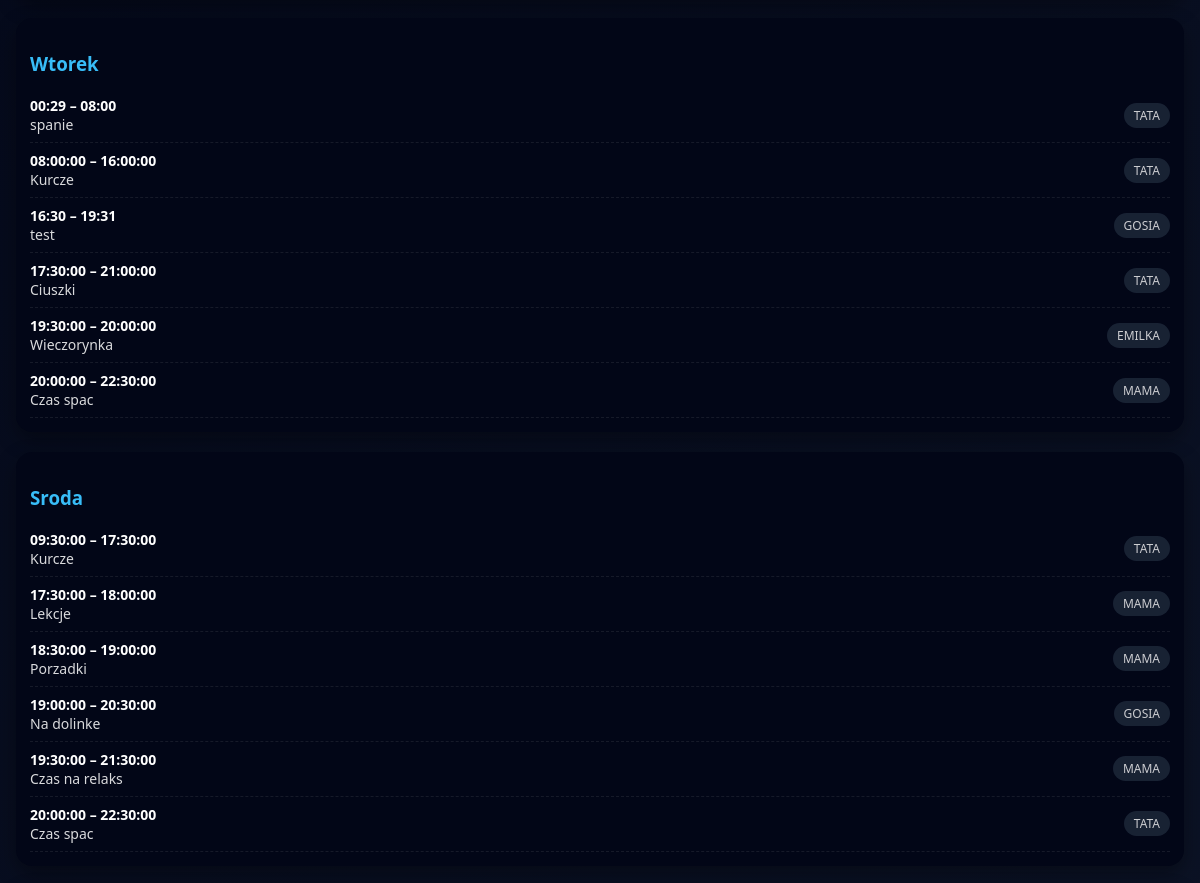
The page /week (middle part) on the database as committed earlier.
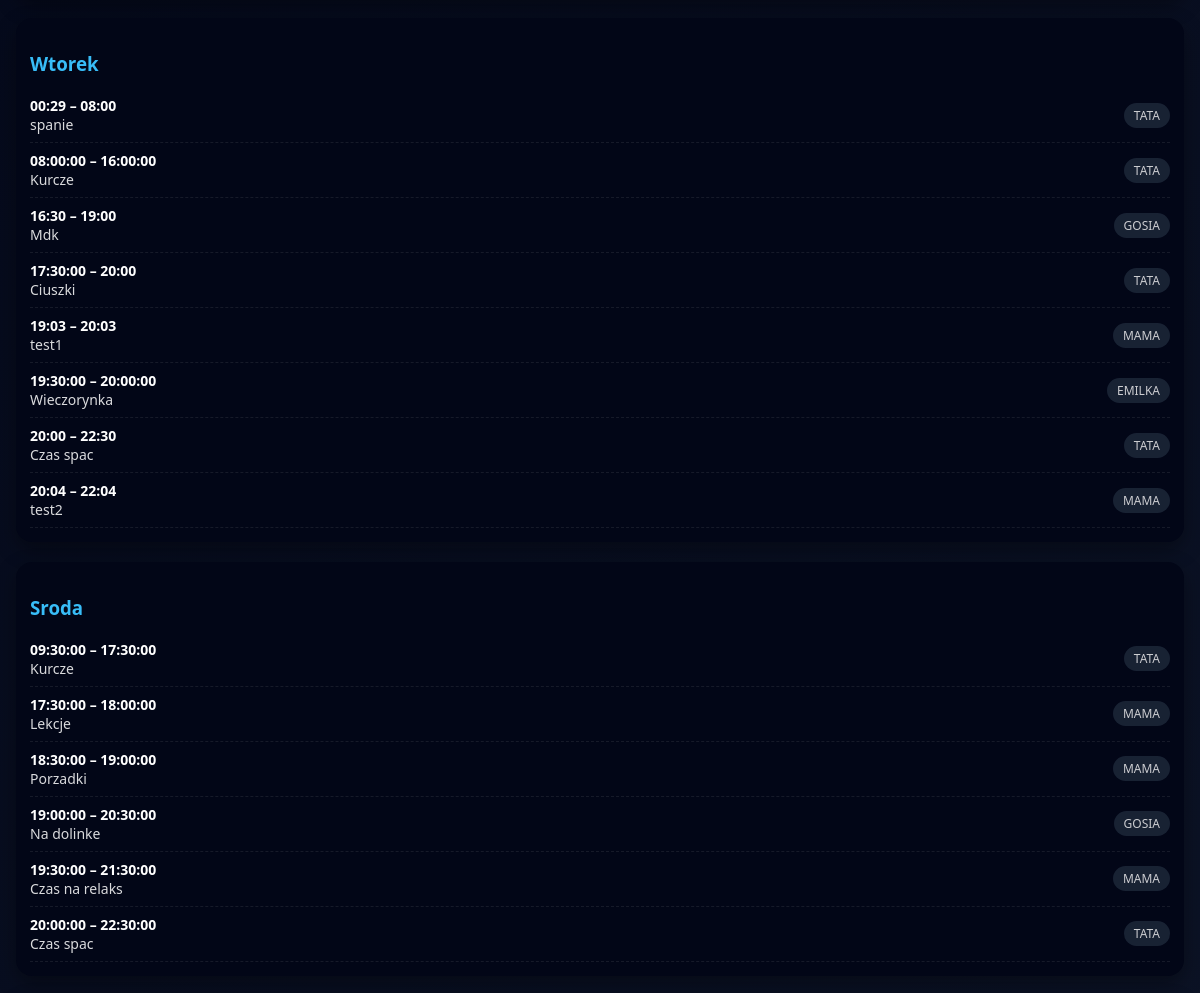
The same page on the database as committed later.
### tables this page shows
CREATE TABLE ActiviesDays (
            Id INTEGER PRIMARY KEY,
            CreatedAt TEXT NOT NULL DEFAULT CURRENT_TIMESTAMP,
            StartTime INTEGER NOT NULL,
            EndTime INTEGER NOT NULL,
            Description TEXT,
            DayOfWeek INTEGER NOT NULL,

            ModelPersonFamilyId INTEGER,
            ModelPictureActivityId INTEGER,

            FOREIGN KEY (ModelPersonFamilyId)
                REFERENCES PersonFamilies(Id)
                ON DELETE SET NULL,

            FOREIGN KEY (ModelPictureActivityId)
                REFERENCES PictureActivities(Id)
                ON DELETE SET NULL
        );

### routes_activities_activity.py (the view)
    @app.get("/week", response_class=HTMLResponse)
    def week_page(request: Request):
        db = get_db()
        cursor = db.cursor()
        rows = cursor.execute("""
            SELECT
                ad.DayOfWeek,
                ad.StartTime,
                ad.EndTime,
                ad.Description,
                pf.PersonName
            FROM ActiviesDays ad
            LEFT JOIN PersonFamilies pf
                ON ad.ModelPersonFamilyId = pf.Id
            ORDER BY ad.DayOfWeek, ad.StartTime
        """).fetchall()
        db.close()
        week = {}
        for r in rows:
            person_label = None
            if r["PersonName"] is not None:
                enum_value = PERSON_ENUM_MAP.get(r["PersonName"])
                if enum_value:
                    person_label = enum_value.value
            row_dict = dict(r)
            row_dict["PersonName"] = person_label
            week.setdefault(r["DayOfWeek"], []).append(row_dict)
        return templates.TemplateResponse(
            "week.html",
            {
                "request": request,
                "week": week,
                "day_names": DAY_NAMES,   # 👈 KLUCZOWE
            }
        )

### templates/week.html (shortened to what this page needs)
{% extends "base.html" %}
{% block content %}
{% for day, items in week.items() %}
<div style="
    margin-bottom:20px;
    background:#020617;
    border-radius:16px;
    padding:14px;
    box-shadow:0 8px 20px rgba(0,0,0,0.35);
">
    <h3 style="margin-bottom:12px; color:#38bdf8;">
        {{ day_names.get(day, "Nieznany dzień") }}
    </h3>
    {% for i in items %}
    <div style="
        display:flex;
        justify-content:space-between;
        align-items:center;
        padding:8px 0;
        border-bottom:1px dashed rgba(255,255,255,0.08);
        font-size:14px;
    ">
        <div>
            <strong>{{ i.StartTime }} – {{ i.EndTime }}</strong><br>
            <span style="opacity:.85;">{{ i.Description }}</span>
        </div>
        {% if i.PersonName %}
        <span style="
            background:#1e293b;
            padding:4px 10px;
            border-radius:999px;
            font-size:12px;
            opacity:.8;
        ">
            {{ i.PersonName }}
        </span>
        {% endif %}
    </div>
    {% endfor %}
</div>
{% endfor %}
{% endblock %}

### templates/base.html (shortened to what this page needs)
<!DOCTYPE html>
<html lang="pl">
<head>
</head>
<body>
<main>
    {% block content %}{% endblock %}
</main>
</body>
</html>

### templates/base.html (style rules this page uses)
body { margin: 0; font-family: system-ui, Arial, sans-serif; background: linear-gradient(135deg, #020617, #0f172a); color: #fff; min-height: 100vh; display: flex; flex-direction: column; }
main { flex: 1; padding: 16px; }

Rows that differ between the two databases and show on the page:
changed ActiviesDays: EndTime "19:31" → "19:00"; Description "test" → "Mdk"
changed ActiviesDays "Ciuszki": EndTime "21:00:00" → "20:00"
added ActiviesDays: StartTime "19:03", EndTime "20:03", Description "test1", PersonName "MAMA", shown under "Wtorek"
changed ActiviesDays (number 7 of 14 on the later page): StartTime "20:00:00" → "20:00"; EndTime "22:30:00" → "22:30"; PersonName "MAMA" → "TATA"
added ActiviesDays: StartTime "20:04", EndTime "22:04", Description "test2", PersonName "MAMA", shown under "Wtorek"
